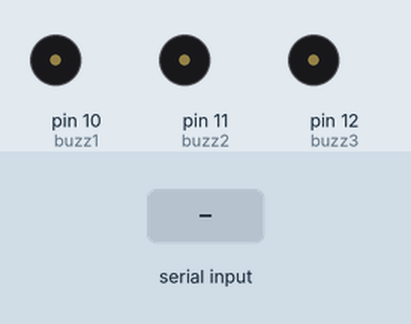
This sketch was run on a simulated Arduino Uno, built with avr-gcc and run on an emulated ATmega328P. Parts: buzzer (waves = sounding, pin HIGH). The inputs (shaded band) are chosen by the test bench.

Above: at 1.2 s.
1.3 s: "r" received over Serial
At 2.5 s:
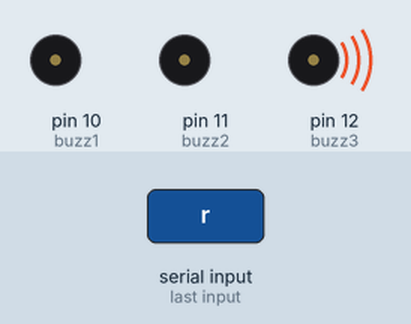
2.8 s: "y" received over Serial
At 3.6 s:
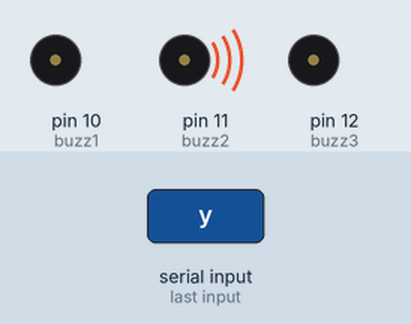
4.3 s: "g" received over Serial
At 4.8 s:
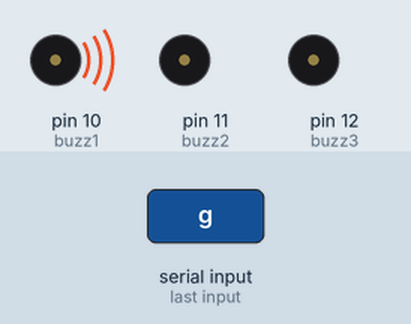
5.8 s: "f" received over Serial
At 7.1 s:
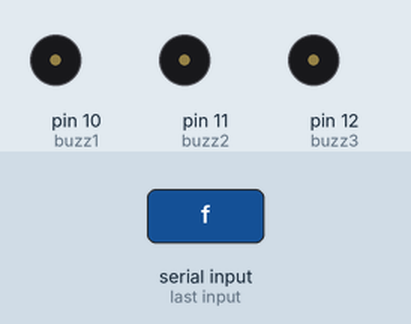
Timing chart, 0 to 8.3 s (numbered marks = the images above; inputs shaded):
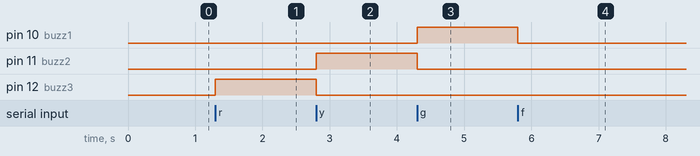

The sketch:

UnityArduino.ino
```cpp
int buzz1 = 10;
int buzz2 = 11;
int buzz3 = 12;
char myCol[20];

void setup() {
   Serial.begin (9600);
   pinMode(buzz1, OUTPUT);
   pinMode(buzz2, OUTPUT);
   pinMode(buzz3, OUTPUT);

   digitalWrite(buzz1, LOW);
   digitalWrite(buzz2, LOW);
   digitalWrite(buzz3, LOW);

}


void loop() {
  int lf = 10;
  Serial.readBytesUntil(lf, myCol, 1);
    if(strcmp(myCol,"r")==0){
       digitalWrite(buzz3, HIGH);
       digitalWrite(buzz2, LOW);
       digitalWrite(buzz1, LOW);
   }
  if(strcmp(myCol,"y")==0){
       digitalWrite(buzz3, LOW);
       digitalWrite(buzz2, HIGH);
       digitalWrite(buzz1, LOW);
   }
  if(strcmp(myCol,"g")==0){
       digitalWrite(buzz3, LOW);
       digitalWrite(buzz2, LOW);
       digitalWrite(buzz1, HIGH);
   }

   if(strcmp(myCol,"f")==0){
       digitalWrite(buzz3, LOW);
       digitalWrite(buzz2, LOW);
       digitalWrite(buzz1, LOW);
   }
}
```

Measured:
- after the input at 1.3 s, pin 12 (buzz3): LOW → HIGH at once
- after the input at 2.8 s, pin 11 (buzz2): LOW → HIGH at once; pin 12 (buzz3): HIGH → LOW at once
- after the input at 4.3 s, pin 10 (buzz1): LOW → HIGH at once; pin 11 (buzz2): HIGH → LOW at once
- after the input at 5.8 s, pin 10 (buzz1): HIGH → LOW at once
